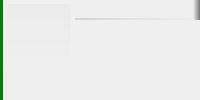
<?xml version="1.0" encoding="UTF-8"?>
<ui version="4.0">
 <class>snapshotItem</class>
 <widget class="QWidget" name="snapshotItem">
  <property name="windowTitle">
   <string>Form</string>
  </property>
  <layout class="QGridLayout" name="gridLayout" rowstretch="0,0,1" columnstretch="0,0,1,0">
   <property name="margin">
    <number>0</number>
   </property>
   <property name="spacing">
    <number>0</number>
   </property>
   <item row="0" column="1" rowspan="3">
    <layout class="QVBoxLayout" name="previewVerticalLayout" stretch="0,1">
     <property name="spacing">
      <number>0</number>
     </property>
     <property name="margin">
      <number>4</number>
     </property>
     <item>
      <widget class="QLabel" name="previewLabel">
       <property name="minimumSize">
        <size>
         <width>64</width>
         <height>64</height>
        </size>
       </property>
       <property name="maximumSize">
        <size>
         <width>64</width>
         <height>64</height>
        </size>
       </property>
       <property name="styleSheet">
        <string notr="true">QLabel {
	background: qlineargradient(x1: 0, y1: 0, x2: 0, y2: 1, stop: 0 rgba(175, 175, 175, 16), stop: 1 rgba(0, 0, 0, 0));
	border: 0px;
    border-radius: 4px;
    padding: 0px 0px;
}</string>
       </property>
       <property name="textFormat">
        <enum>Qt::RichText</enum>
       </property>
       <property name="alignment">
        <set>Qt::AlignCenter</set>
       </property>
      </widget>
     </item>
     <item>
      <spacer name="verticalSpacer">
       <property name="orientation">
        <enum>Qt::Vertical</enum>
       </property>
       <property name="sizeType">
        <enum>QSizePolicy::Ignored</enum>
       </property>
       <property name="sizeHint" stdset="0">
        <size>
         <width>0</width>
         <height>0</height>
        </size>
       </property>
      </spacer>
     </item>
    </layout>
   </item>
   <item row="0" column="2" colspan="2">
    <layout class="QHBoxLayout" name="nameVerticalLayout" stretch="1,0">
     <property name="spacing">
      <number>0</number>
     </property>
     <property name="bottomMargin">
      <number>3</number>
     </property>
     <item>
      <widget class="QLabel" name="fileNameLabel">
       <property name="minimumSize">
        <size>
         <width>0</width>
         <height>20</height>
        </size>
       </property>
       <property name="maximumSize">
        <size>
         <width>16777215</width>
         <height>20</height>
        </size>
       </property>
       <property name="font">
        <font>
         <weight>75</weight>
         <bold>true</bold>
        </font>
       </property>
       <property name="styleSheet">
        <string notr="true">QLabel {
	background-color: transparent;
    border-bottom: 2px solid qlineargradient(spread:pad, x1:0, y1:0, x2:1, y2:0, stop:0 rgba(128, 128, 128, 64), stop:1 rgba(128, 128,128, 0));
}</string>
       </property>
       <property name="textFormat">
        <enum>Qt::PlainText</enum>
       </property>
       <property name="wordWrap">
        <bool>true</bool>
       </property>
      </widget>
     </item>
     <item>
      <widget class="QLabel" name="sizeLabel">
       <property name="minimumSize">
        <size>
         <width>0</width>
         <height>20</height>
        </size>
       </property>
       <property name="maximumSize">
        <size>
         <width>16777215</width>
         <height>20</height>
        </size>
       </property>
       <property name="toolTip">
        <string notr="true"/>
       </property>
       <property name="styleSheet">
        <string notr="true">QLabel {
	background: qlineargradient(spread:pad, x1:0, y1:0, x2:1, y2:0, stop:0 rgba(255, 255, 255, 0), stop:1 rgba(64, 64, 64, 175));
}</string>
       </property>
       <property name="textFormat">
        <enum>Qt::PlainText</enum>
       </property>
       <property name="alignment">
        <set>Qt::AlignRight|Qt::AlignTrailing|Qt::AlignVCenter</set>
       </property>
       <property name="margin">
        <number>2</number>
       </property>
      </widget>
     </item>
    </layout>
   </item>
   <item row="1" column="2">
    <layout class="QHBoxLayout" name="infoHorizontalLayout">
     <property name="spacing">
      <number>0</number>
     </property>
    </layout>
   </item>
   <item row="2" column="2" colspan="2">
    <layout class="QHBoxLayout" name="descriptionLorizontalLayout" stretch="0,1">
     <property name="spacing">
      <number>0</number>
     </property>
     <item>
      <widget class="QLabel" name="authorLabel">
       <property name="minimumSize">
        <size>
         <width>0</width>
         <height>25</height>
        </size>
       </property>
       <property name="font">
        <font>
         <italic>true</italic>
        </font>
       </property>
       <property name="styleSheet">
        <string notr="true">color:grey;</string>
       </property>
       <property name="textFormat">
        <enum>Qt::PlainText</enum>
       </property>
       <property name="alignment">
        <set>Qt::AlignLeading|Qt::AlignLeft|Qt::AlignTop</set>
       </property>
       <property name="margin">
        <number>2</number>
       </property>
      </widget>
     </item>
     <item>
      <widget class="QLabel" name="commentLabel">
       <property name="minimumSize">
        <size>
         <width>0</width>
         <height>25</height>
        </size>
       </property>
       <property name="textFormat">
        <enum>Qt::PlainText</enum>
       </property>
       <property name="alignment">
        <set>Qt::AlignLeading|Qt::AlignLeft|Qt::AlignTop</set>
       </property>
       <property name="wordWrap">
        <bool>true</bool>
       </property>
       <property name="margin">
        <number>2</number>
       </property>
      </widget>
     </item>
    </layout>
   </item>
   <item row="0" column="0" rowspan="3">
    <widget class="Line" name="itemColorLine">
     <property name="maximumSize">
      <size>
       <width>4</width>
       <height>16777215</height>
      </size>
     </property>
     <property name="styleSheet">
      <string notr="true">QFrame { border: 0px; background-color: green;}
</string>
     </property>
     <property name="frameShadow">
      <enum>QFrame::Plain</enum>
     </property>
     <property name="lineWidth">
      <number>4</number>
     </property>
     <property name="orientation">
      <enum>Qt::Vertical</enum>
     </property>
    </widget>
   </item>
  </layout>
 </widget>
 <resources/>
 <connections/>
</ui>
